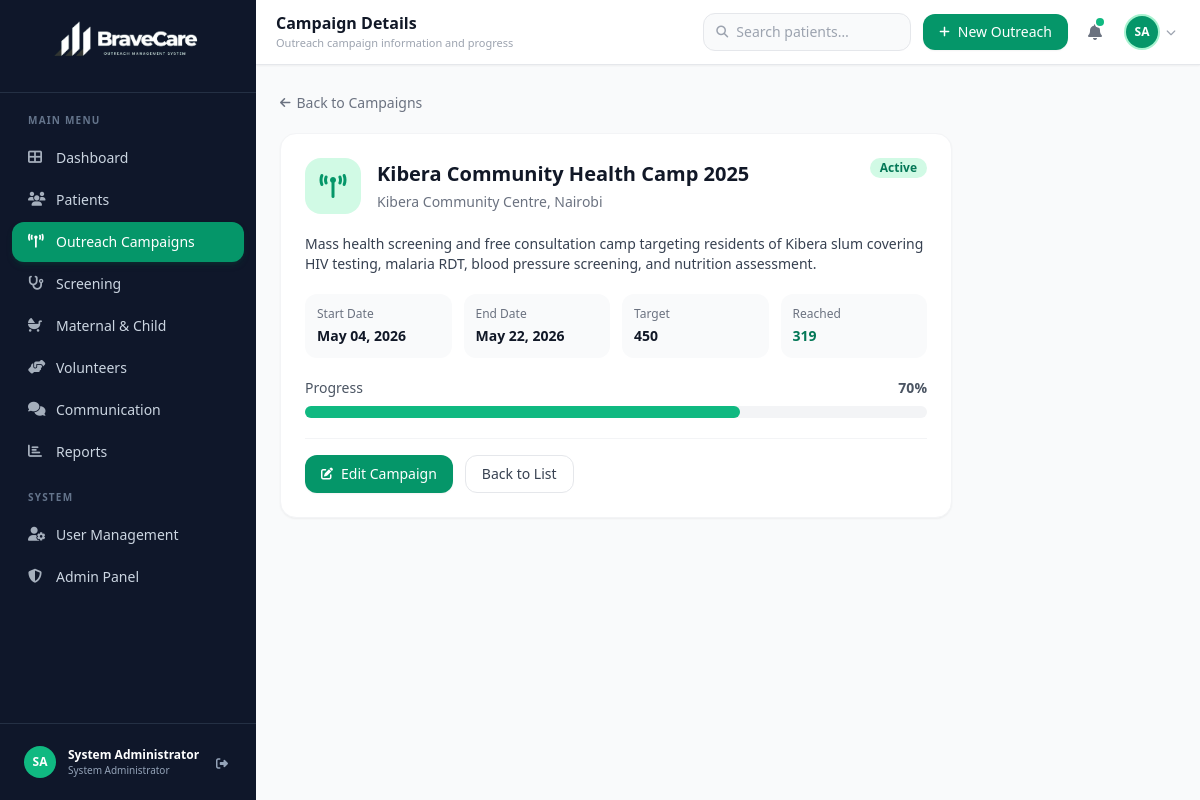
Page /outreach/7/ (signed in) on the committed database.
### accounts/models.py (models this page shows, shortened)
class UserProfile(models.Model):
    ROLE_CHOICES = [
        ('system_administrator', 'System Administrator'),
        ('coordinator', 'Outreach Coordinator'),
        ('healthcare_worker', 'Healthcare Worker'),
        ('volunteer', 'Volunteer'),
        ('admin', 'Administrator'),  # legacy — kept for existing seed data
    ]
    STATUS_CHOICES = [
        ('active', 'Active'),
        ('inactive', 'Inactive'),
    ]
    user = models.OneToOneField(User, on_delete=models.CASCADE, related_name='profile')
    role = models.CharField(max_length=30, choices=ROLE_CHOICES, default='healthcare_worker')
    phone = models.CharField(max_length=30, blank=True)
    status = models.CharField(max_length=10, choices=STATUS_CHOICES, default='active')
    avatar_initials = models.CharField(max_length=3, blank=True)
    created_at = models.DateTimeField(auto_now_add=True)
    updated_at = models.DateTimeField(auto_now=True)
    must_change_password = models.BooleanField(default=False)
    email_verified       = models.BooleanField(default=False)
    two_factor_enabled   = models.BooleanField(default=True)
    country = models.ForeignKey('locations.Country', on_delete=models.SET_NULL,
                                null=True, blank=True, related_name='+')
    province = models.ForeignKey('locations.Province', on_delete=models.SET_NULL,
                                 null=True, blank=True, related_name='+')
    district = models.ForeignKey('locations.District', on_delete=models.SET_NULL,
                                 null=True, blank=True, related_name='+')
    sector = models.ForeignKey('locations.Sector', on_delete=models.SET_NULL,
                               null=True, blank=True, related_name='+')
    cell = models.ForeignKey('locations.Cell', on_delete=models.SET_NULL,
                             null=True, blank=True, related_name='+')
    village = models.ForeignKey('locations.Village', on_delete=models.SET_NULL,
                                null=True, blank=True, related_name='+')
    address_text = models.CharField(max_length=300, blank=True)

### outreach/models.py (models this page shows, shortened)
class OutreachCampaign(models.Model):
    STATUS_CHOICES = [
        ('planned', 'Planned'),
        ('active', 'Active'),
        ('completed', 'Completed'),
        ('cancelled', 'Cancelled'),
    ]
    title = models.CharField(max_length=200)
    description = models.TextField()
    location = models.CharField(max_length=200, blank=True)   # legacy
    start_date = models.DateField()
    end_date = models.DateField()
    status = models.CharField(max_length=20, choices=STATUS_CHOICES, default='planned')
    target_population = models.PositiveIntegerField(default=0)
    reached_count = models.PositiveIntegerField(default=0)
    created_by = models.ForeignKey(User, on_delete=models.SET_NULL, null=True)
    created_at = models.DateTimeField(auto_now_add=True)
    updated_at = models.DateTimeField(auto_now=True)
    country = models.ForeignKey('locations.Country', on_delete=models.SET_NULL,
                                null=True, blank=True, related_name='+')
    province = models.ForeignKey('locations.Province', on_delete=models.SET_NULL,
                                 null=True, blank=True, related_name='+')
    district = models.ForeignKey('locations.District', on_delete=models.SET_NULL,
                                 null=True, blank=True, related_name='+')
    sector = models.ForeignKey('locations.Sector', on_delete=models.SET_NULL,
                               null=True, blank=True, related_name='+')
    cell = models.ForeignKey('locations.Cell', on_delete=models.SET_NULL,
                             null=True, blank=True, related_name='+')
    village = models.ForeignKey('locations.Village', on_delete=models.SET_NULL,
                                null=True, blank=True, related_name='+')
    address_text = models.CharField(max_length=300, blank=True)
    class Meta:
        ordering = ['-created_at']
    @property
    def progress_percent(self):
        if self.target_population == 0:
            return 0
        return min(int((self.reached_count / self.target_population) * 100), 100)

### outreach/views.py (the view)
# urls.py: path('<int:pk>/', views.campaign_detail, name='detail'),
@login_required
def campaign_detail(request, pk):
    campaign = get_object_or_404(OutreachCampaign, pk=pk)
    return render(request, 'outreach/detail.html', {'campaign': campaign})

### templates/outreach/detail.html (shortened to what this page needs)
{% extends 'base.html' %}
{% block page_title %}Campaign Details{% endblock %}
{% block page_subtitle %}Outreach campaign information and progress{% endblock %}
{% block content %}
<div class="mb-5">
    <a href="{% url 'outreach:list' %}" class="inline-flex items-center gap-1.5 text-sm text-gray-500 hover:text-emerald-600">
        <i class="fas fa-arrow-left text-xs"></i> Back to Campaigns
    </a>
</div>
<div class="card p-6 max-w-2xl">
    <div class="flex items-start justify-between gap-4 mb-5">
        <div class="flex items-center gap-4">
            <div class="w-14 h-14 rounded-2xl bg-emerald-100 flex items-center justify-center">
                <i class="fas fa-broadcast-tower text-emerald-600 text-2xl"></i>
            </div>
            <div>
                <h2 class="text-xl font-bold text-gray-900">{{ campaign.title }}</h2>
                <p class="text-gray-500 text-sm mt-1">{{ campaign.location }}</p>
            </div>
        </div>
        <span class="badge-{{ campaign.status }} text-sm px-3 py-1">{{ campaign.get_status_display }}</span>
    </div>
    <p class="text-gray-700 text-sm mb-5">{{ campaign.description }}</p>
    <div class="grid grid-cols-2 sm:grid-cols-4 gap-3 mb-5">
        <div class="bg-gray-50 rounded-xl p-3">
            <div class="text-xs text-gray-500">Start Date</div>
            <div class="text-sm font-semibold text-gray-900 mt-1">{{ campaign.start_date|date:"M d, Y" }}</div>
        </div>
        <div class="bg-gray-50 rounded-xl p-3">
            <div class="text-xs text-gray-500">End Date</div>
            <div class="text-sm font-semibold text-gray-900 mt-1">{{ campaign.end_date|date:"M d, Y" }}</div>
        </div>
        <div class="bg-gray-50 rounded-xl p-3">
            <div class="text-xs text-gray-500">Target</div>
            <div class="text-sm font-semibold text-gray-900 mt-1">{{ campaign.target_population }}</div>
        </div>
        <div class="bg-gray-50 rounded-xl p-3">
            <div class="text-xs text-gray-500">Reached</div>
            <div class="text-sm font-semibold text-emerald-700 mt-1">{{ campaign.reached_count }}</div>
        </div>
    </div>
    {% if campaign.target_population > 0 %}
    <div class="mb-5">
        <div class="flex items-center justify-between text-sm text-gray-600 mb-2">
            <span>Progress</span>
            <span class="font-semibold">{{ campaign.progress_percent }}%</span>
        </div>
        <div class="w-full bg-gray-100 rounded-full h-3">
            <div class="bg-emerald-500 h-3 rounded-full" style="width: {{ campaign.progress_percent }}%"></div>
        </div>
    </div>
    {% endif %}
    <div class="flex gap-3 pt-4 border-t border-gray-100">
        <a href="{% url 'outreach:edit' campaign.pk %}" class="btn-primary">
            <i class="fas fa-edit text-xs"></i> Edit Campaign
        </a>
        <a href="{% url 'outreach:list' %}" class="btn-secondary">Back to List</a>
    </div>
</div>
{% endblock %}

### templates/base.html (shortened to what this page needs)
{% load static %}
<!DOCTYPE html>
<html lang="en">
<head>
    <script src="https://cdn.tailwindcss.com"></script>
    <link rel="stylesheet" href="https://cdnjs.cloudflare.com/ajax/libs/font-awesome/6.5.0/css/all.min.css">
    <link href="https://cdn.jsdelivr.net/npm/tom-select@2.3.1/dist/css/tom-select.css" rel="stylesheet">
    <link rel="stylesheet" href="https://cdn.jsdelivr.net/npm/intl-tel-input@23.1.0/build/css/intlTelInput.css">
</head>
<body class="bg-gray-50 font-sans antialiased text-gray-900">
<div class="flex h-screen overflow-hidden">
    <aside id="sidebar"
           class="w-64 bg-slate-900 flex flex-col flex-shrink-0
                  fixed inset-y-0 left-0 z-40
                  transform -translate-x-full
                  lg:translate-x-0 lg:static lg:inset-auto
                  transition-transform duration-300 ease-in-out">
        <div class="flex items-center justify-center px-4 py-4 border-b border-slate-700/60 flex-shrink-0">
            <img src="{% static 'images/logo.png' %}" alt="BraveCare Outreach" class="w-full max-w-[160px] h-auto rounded-lg">
        </div>
        <nav class="flex-1 px-3 py-4 space-y-0.5 overflow-y-auto scrollbar-thin">
            <p class="text-[10px] font-bold text-slate-500 uppercase tracking-[0.12em] px-4 pt-1 pb-2">Main Menu</p>
            <a href="{% url 'core:dashboard' %}"
               class="nav-link {% if request.resolver_match.url_name == 'dashboard' %}active{% endif %}">
                <i class="fas fa-th-large nav-icon"></i><span>Dashboard</span>
            </a>
            {% if can_manage_patients %}
            <a href="{% url 'patients:list' %}"
               class="nav-link {% if request.resolver_match.namespace == 'patients' and request.resolver_match.url_name == 'list' %}active{% endif %}">
                <i class="fas fa-users nav-icon"></i><span>Patients</span>
            </a>
            {% endif %}
            {% if can_manage_outreach %}
            <a href="{% url 'outreach:list' %}"
               class="nav-link {% if request.resolver_match.namespace == 'outreach' %}active{% endif %}">
                <i class="fas fa-broadcast-tower nav-icon"></i><span>Outreach Campaigns</span>
            </a>
            {% endif %}
            {% if can_manage_screening %}
            <a href="{% url 'patients:screening_list' %}"
               class="nav-link {% if request.resolver_match.url_name == 'screening_list' %}active{% endif %}">
                <i class="fas fa-stethoscope nav-icon"></i><span>Screening</span>
            </a>
            {% endif %}
            {% if can_manage_mch %}
            <a href="{% url 'patients:followup_list' %}"
               class="nav-link {% if request.resolver_match.url_name == 'followup_list' %}active{% endif %}">
                <i class="fas fa-baby-carriage nav-icon"></i><span>Maternal &amp; Child</span>
            </a>
            {% endif %}
            {% if can_manage_volunteers %}
            <a href="{% url 'volunteers:list' %}"
               class="nav-link {% if request.resolver_match.namespace == 'volunteers' %}active{% endif %}">
                <i class="fas fa-hands-helping nav-icon"></i><span>Volunteers</span>
            </a>
            {% endif %}
            {% if can_communicate %}
            <a href="{% url 'communication:center' %}"
               class="nav-link {% if request.resolver_match.namespace == 'communication' %}active{% endif %}">
                <i class="fas fa-comments nav-icon"></i><span>Communication</span>
            </a>
            {% endif %}
            {% if can_view_reports %}
            <a href="{% url 'reports:index' %}"
               class="nav-link {% if request.resolver_match.namespace == 'reports' %}active{% endif %}">
                <i class="fas fa-chart-bar nav-icon"></i><span>Reports</span>
            </a>
            {% endif %}
            {% if is_admin %}
            <p class="text-[10px] font-bold text-slate-500 uppercase tracking-[0.12em] px-4 pt-4 pb-2">System</p>
            <a href="{% url 'accounts:user_list' %}"
               class="nav-link {% if request.resolver_match.namespace == 'accounts' and request.resolver_match.url_name == 'user_list' %}active{% endif %}">
                <i class="fas fa-user-cog nav-icon"></i><span>User Management</span>
            </a>
            <a href="/admin/" class="nav-link" target="_blank">
                <i class="fas fa-shield-alt nav-icon"></i><span>Admin Panel</span>
            </a>
            {% endif %}
        </nav>
        <div class="px-3 py-3 border-t border-slate-700/60 flex-shrink-0">
            <div class="flex items-center gap-3 px-3 py-2.5 rounded-xl hover:bg-slate-800 transition-colors">
                <div class="w-8 h-8 rounded-full bg-emerald-500 flex items-center justify-center text-white text-xs font-bold flex-shrink-0">
                    {% with fn=request.user.first_name|slice:":1"|upper ln=request.user.last_name|slice:":1"|upper %}
                        {% if fn %}{{ fn }}{{ ln }}{% else %}{{ request.user.username|slice:":2"|upper }}{% endif %}
                    {% endwith %}
                </div>
                <div class="flex-1 min-w-0">
                    <div class="text-white text-xs font-semibold truncate">
                        {{ request.user.get_full_name|default:request.user.username }}
                    </div>
                    <div class="text-slate-400 text-[10px] truncate">
                        {% if user_profile %}{{ user_profile.get_role_display }}{% else %}Administrator{% endif %}
                    </div>
                </div>
                <a href="{% url 'accounts:logout' %}"
                   class="text-slate-400 hover:text-white transition-colors p-1 rounded-lg hover:bg-slate-700"
                   title="Sign out">
                    <i class="fas fa-sign-out-alt text-xs"></i>
                </a>
            </div>
        </div>
    </aside>
    <div class="flex-1 flex flex-col overflow-hidden min-w-0">
        <header class="flex-shrink-0 bg-white border-b border-gray-200 shadow-sm">
            <div class="flex items-center gap-3 px-5 h-16">
                <div class="flex-1 min-w-0">
                    <h1 class="text-base font-bold text-gray-900 truncate leading-tight">
                        {% block page_title %}BraveCare Outreach{% endblock %}
                    </h1>
                    <p class="text-[11px] text-gray-400 truncate mt-0.5">
                        {% block page_subtitle %}Healthcare outreach management{% endblock %}
                    </p>
                </div>
                <form method="GET" action="{% url 'patients:list' %}"
                      class="hidden md:flex items-center gap-2 bg-gray-50 border border-gray-200
                             rounded-xl px-3 py-2 w-52 focus-within:ring-2 focus-within:ring-emerald-400/30
                             focus-within:border-emerald-400 transition-all">
                    <i class="fas fa-search text-gray-400 text-xs flex-shrink-0"></i>
                    <input type="text" name="q" placeholder="Search patients…"
                           class="bg-transparent text-sm text-gray-700 outline-none w-full placeholder-gray-400">
                </form>
                <button onclick="openModal('campaignModal')"
                        class="btn-primary hidden sm:inline-flex flex-shrink-0">
                    <i class="fas fa-plus text-xs"></i><span>New Outreach</span>
                </button>
                <button class="relative p-2 rounded-xl hover:bg-gray-100 text-gray-500 transition-colors flex-shrink-0">
                    <i class="fas fa-bell text-base"></i>
                    <span class="absolute top-1.5 right-1.5 w-2 h-2 bg-emerald-500 rounded-full ring-2 ring-white"></span>
                </button>
                <div class="relative flex-shrink-0" id="userDropdownWrapper">
                    <button onclick="toggleUserDropdown()"
                            class="flex items-center gap-2 p-1 rounded-xl hover:bg-gray-100 transition-colors group">
                        <div class="w-8 h-8 rounded-full bg-emerald-600 flex items-center justify-center
                                    text-white text-xs font-bold ring-2 ring-emerald-200">
                            {% with fn=request.user.first_name|slice:":1"|upper ln=request.user.last_name|slice:":1"|upper %}
                                {% if fn %}{{ fn }}{{ ln }}{% else %}{{ request.user.username|slice:":2"|upper }}{% endif %}
                            {% endwith %}
                        </div>
                        <i class="fas fa-chevron-down text-[10px] text-gray-400 group-hover:text-gray-600 hidden sm:block"></i>
                    </button>
                </div>
            </div>
        </header>
        <main class="flex-1 overflow-y-auto p-5 lg:p-6">
            {% block content %}{% endblock %}
        </main>
    </div>
</div>
<script src="https://cdn.tailwindcss.com?plugins="></script>
</body>
</html>

### rows in the picture
UserProfile: role "System Administrator"
OutreachCampaign: title "Kibera Community Health Camp 2025", location "Kibera Community Centre, Nairobi", status "Active", description "Mass health screening and free consultation camp targeting residents of Kibera slum covering HIV testing, malaria RDT, blood pressure screening, and nutrition assessment.", start_date "May 04, 2026", end_date "May 22, 2026", target_population "450", reached_count "319", progress_percent "70"

### other values in the picture
{{ fn }} "S"
{{ ln }} "A"
{{ request.user.get_full_name|default:request.user.username }} "System Administrator"
